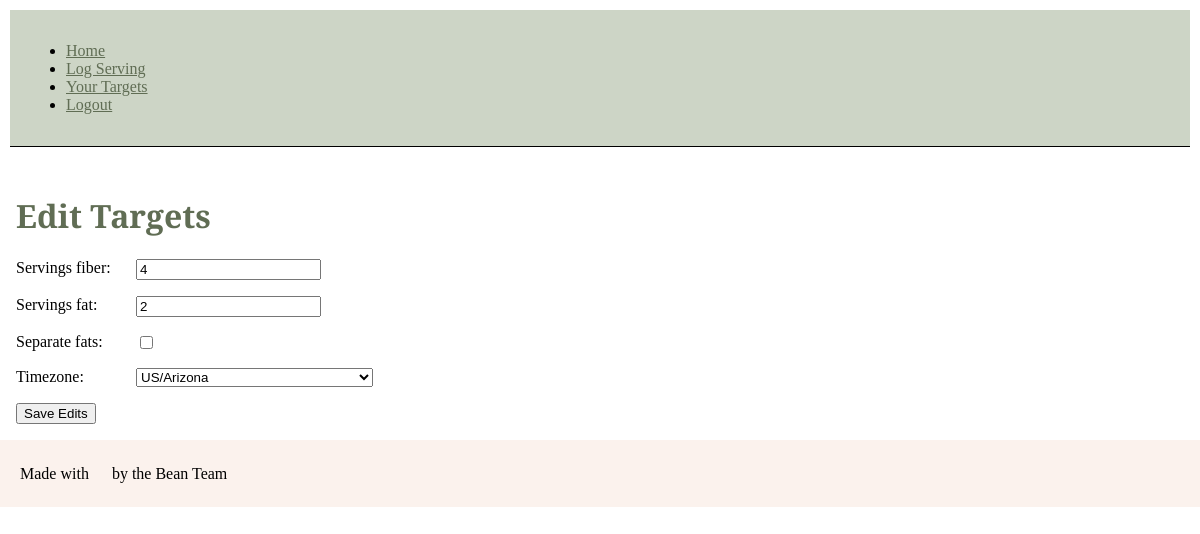
Screenshot of /users/1/targets/edit (signed in) with the database file from the repository.
### users/models.py (models this page shows)
class User(AbstractUser):
    TIMEZONES = tuple(zip(pytz.all_timezones, pytz.all_timezones))
    timezone = models.CharField(max_length=32, choices=TIMEZONES,
    default='UTC')
    servings_fiber = models.PositiveIntegerField(default=3)
    servings_fat = models.PositiveIntegerField(default=1)
    separate_fats = models.BooleanField(default=True)

### users/views.py (the view)
# urls.py: path("<int:id>/targets/edit", edit_targets, name="edit_targets"),
@login_required
def edit_targets(request, id):
    target = get_object_or_404(User, id=id)
    if request.method == "POST":
        form = TargetForm(request.POST, instance=target)
        if form.is_valid():
            form.save()
            return redirect("home")
    else:
        form = TargetForm(instance=target)
        context = {
            "form": form,
            "target": target
        }
    return render(request, "registration/edit_targets.html", context)

### users/forms.py
class TargetForm(forms.ModelForm):
    class Meta:
        model = User
        fields = [
            'servings_fiber',
            'servings_fat',
            'separate_fats',
            'timezone'
        ]

### users/templates/registration/edit_targets.html (shortened to what this page needs)
{% extends 'base.html' %}
{% block content%}
<body>
  <main>
    <h1> Edit Targets</h1>
    <form method="post">
      {{ form.as_p }}
      <button type="submit">Save Edits</button>
    </form>
  </main>
</body>
{% endblock content%}
{% load static %}

### servings/static/css/servings.css (style rules this page uses)
h1 { color: #606D54; }
body { margin: 0px; padding: 0px; font-family: 'Libre Baskerville', serif; }
p { display: grid; grid-template-columns: 120px auto minmax(200px, 2200px); }
main { padding: 16px; }

### rows the page displays
User: servings_fiber "4", servings_fat "2", timezone "US/Arizona"
